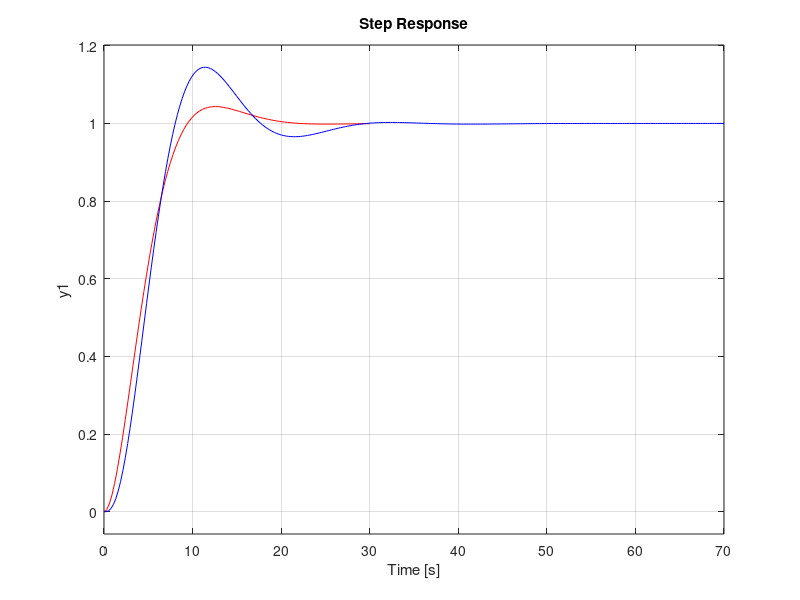
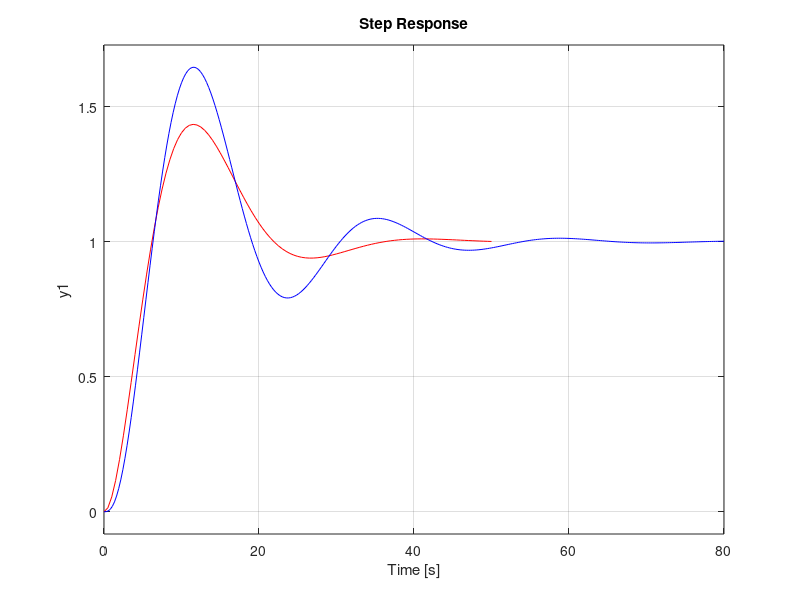

Reproduce these figures in MATLAB, in order.
clear variables

%% a
Hf = tf(2, [1, 1]);
T = 1;
Hd_m = tf(1, [2*T*T 2*T 0])
Hd_s = tf([4*T 1], [8*T^3 8*T^2 0 0])
Hr_m = Hd_m/Hf
Hr_s = Hd_s/Hf
minreal(Hr_m)
minreal(Hr_s)

%% b
Hf = tf(2, [1, 1, 0]);
T = 1;
Hd_m = tf(1, [2*T*T 2*T 0]);
Hd_s = tf([4*T 1], [8*T^3 8*T^2 0 0]);
Hr_m = Hd_m/Hf
Hr_s = Hd_s/Hf
minreal(Hr_m)
minreal(Hr_s)

%% c
Hf = tf(2, conv([1 1], [10 1]));
T = 1;
Hd_m = tf(1, [2*T*T 2*T 0]);
Hd_s = tf([4*T 1], [8*T^3 8*T^2 0 0]);
Hr_m = Hd_m/Hf
Hr_s = Hd_s/Hf
minreal(Hr_m)
minreal(Hr_s)

%% d
Hf = tf(2, conv([1 0], conv([1 1], [10 1])));
T = 2;
Hd_m = tf(1, [2*T*T 2*T 0]);
Hd_s = tf([4*T 1], [8*T^3 8*T^2 0 0]);
Hr_m = Hd_m/Hf
Hr_s = Hd_s/Hf
minreal(Hr_m)
minreal(Hr_s)
zpk(Hr_m)
zpk(Hr_s)

figure
step(feedback(Hd_m,1), 'r'); hold on
Hr_new = tf([0.0625*11, 0.0625], [1 0.5]);
step(feedback(Hr_new*Hf,1), 'b'); hold off

figure
step(feedback(Hd_s,1), 'r'); hold on
Hr_new = tf([0.0625 * conv([11 1], [1 0.125])], [1 0.5 0]);
step(feedback(Hr_new*Hf,1), 'b'); hold off

%% e
Hf = tf(2, conv([1 1], conv([10 1], [20 1])));
T = 1;
Hd_m = tf(1, [2*T*T 2*T 0]);
Hd_s = tf([4*T 1], [8*T^3 8*T^2 0 0]);
Hr_m = Hd_m/Hf
Hr_s = Hd_s/Hf
minreal(Hr_m)
minreal(Hr_s)